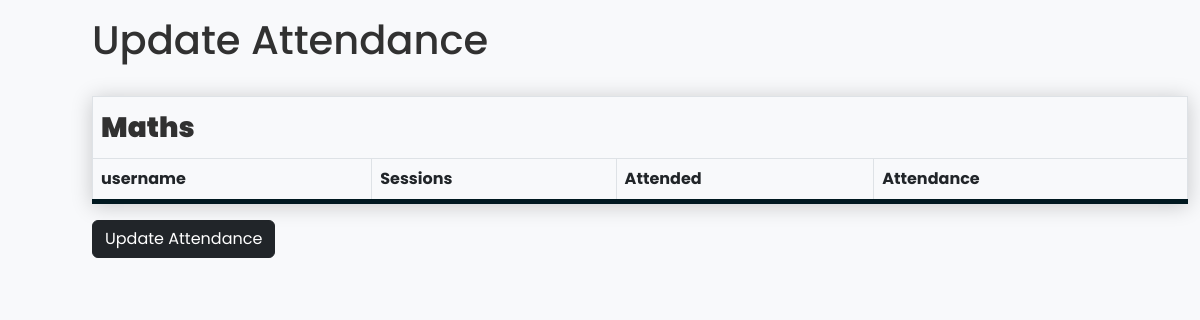
Page /atdupdate.php on the earlier database version.
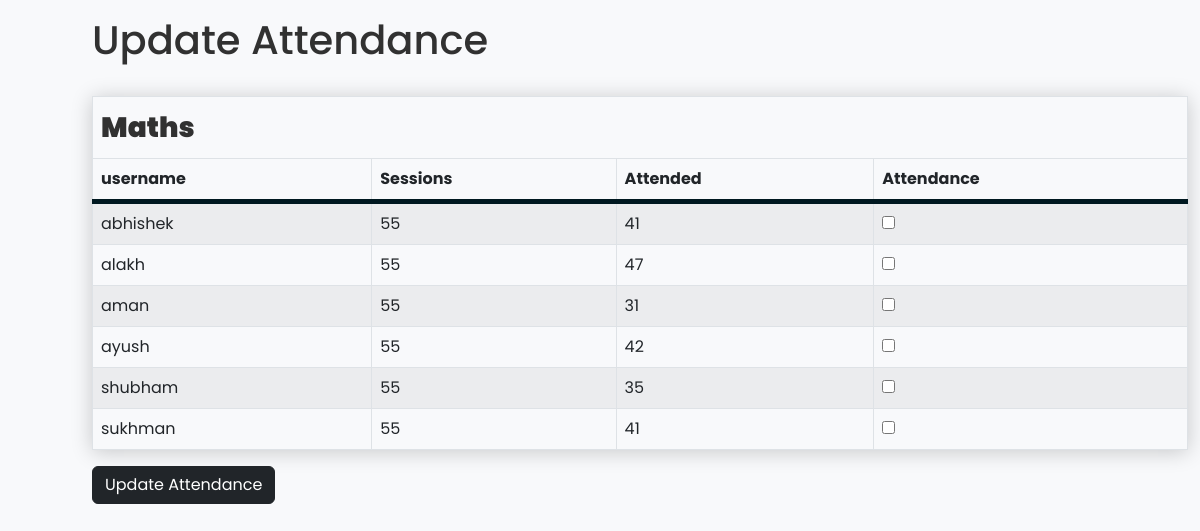
Same page on the later database version.
### tables this page shows
CREATE TABLE `attendance` (
  `username` varchar(20) NOT NULL,
  `session1` int(3) NOT NULL,
  `session2` int(3) NOT NULL,
  `session3` int(3) NOT NULL,
  `session4` int(3) NOT NULL,
  `session5` int(3) NOT NULL,
  `attend1` int(3) NOT NULL,
  `attend2` int(3) NOT NULL,
  `attend3` int(3) NOT NULL,
  `attend4` int(3) NOT NULL,
  `attend5` int(3) NOT NULL
);

### atdupdate.php (the view, shortened to what this page needs)
<!DOCTYPE html>
<html lang="en">
<head>
    <link href="https://cdn.jsdelivr.net/npm/bootstrap@5.2.3/dist/css/bootstrap.min.css" rel="stylesheet">
    <link rel="stylesheet" href="mainstyle.css">
</head>
<body id="main">
    <div class="container mt-3">
        <h1>Update Attendance</h1><br>
        <form action="atdupdate.php" method="post">
            <table class="table table-striped table-bordered table-hover">
                <thead>
                    <tr>
                        <td colspan="4">
                            <h3 id="midheading">Maths</h3>
                        </td>
                    </tr>
                    <tr>
                        <th id="tableheader">username</th>
                        <th id="tableheader">Sessions</th>
                        <th id="tableheader">Attended</th>
                        <th id="tableheader">Attendance</th>
                    </tr>
                </thead>
                <tbody>
                    <?php
                    include "connector.php";
                    $qry = "SELECT * FROM attendance";
                    $run = mysqli_query($connector, $qry);
                    while ($data = mysqli_fetch_assoc($run)) {
                        ?>
                        <tr>
                            <td>
                                <?php echo $data['username']; ?>
                            </td>
                            <td>
                                <?php echo $data['session1']; ?>
                            </td>
                            <td>
                                <?php echo $data['attend1']; ?>
                            </td>
                            <td>
                                <input type="checkbox" name="users[]" value="<?php echo $data['username']; ?>">
                            </td>
                        </tr>
                        <?php
                    }
                    ?>
                </tbody>
            </table>
            <button type="submit" class="btn btn-dark" name="submit">Update Attendance</button>
        </form>
    </div>
</body>
</html>

Differences in the rows shown:
added attendance: username "abhishek", session1 "55", attend1 "41"
added attendance: username "alakh", session1 "55", attend1 "47"
added attendance: username "aman", session1 "55", attend1 "31"
added attendance: username "ayush", session1 "55", attend1 "42"
added attendance: username "shubham", session1 "55", attend1 "35"
added attendance: username "sukhman", session1 "55", attend1 "41"
